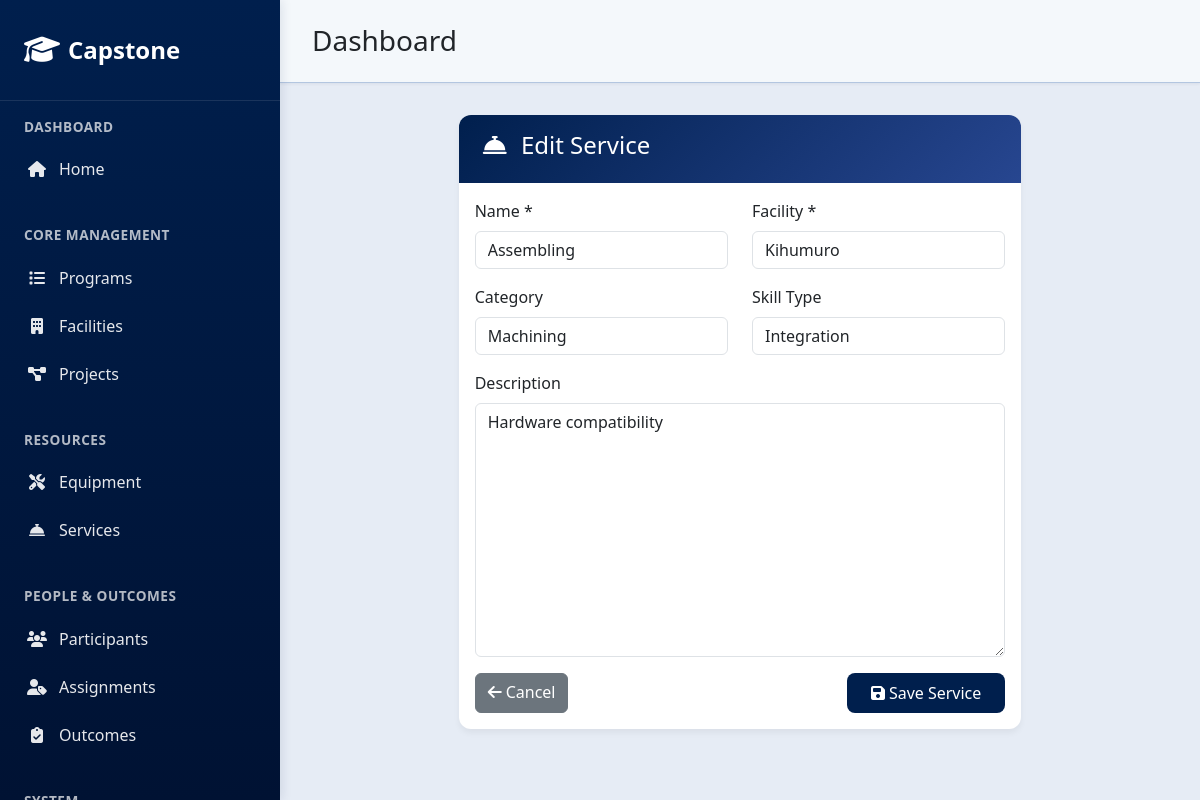
/services/4/update/, run on the app's committed database.
### core/models.py (models this page shows, shortened)
class Service(models.Model):
    service_id = models.CharField(max_length=10, unique=True, blank=True, null=True)
    facility = models.ForeignKey('Facility', on_delete=models.PROTECT, related_name='services', null=True, blank=True)
    name = models.CharField(max_length=200)
    description = models.TextField(blank=True, null=True)
    category = models.CharField(max_length=100, choices=(
        ('Machining', 'Machining'),
        ('Testing', 'Testing'),
        ('Training', 'Training'),
    ), blank=True, null=True)
    skill_type = models.CharField(max_length=100, choices=(
        ('Hardware', 'Hardware'),
        ('Software', 'Software'),
        ('Integration', 'Integration'),
    ), blank=True, null=True)

### core/interfaces/controllers/service_views.py (the view)
# urls.py: path('services/<int:pk>/update/', service_views.ServiceUpdateView.as_view(), name='service_update'),
class ServiceUpdateView(UpdateView):
    model = Service
    form_class = ServiceForm
    template_name = "core/service_form.html"
    success_url = reverse_lazy("service_list")

### core/forms.py
class ServiceForm(forms.ModelForm):
    class Meta:
        model = Service
        fields = ["facility", "name", "description", "category", "skill_type"]
    def __init__(self, *args, **kwargs):
        super().__init__(*args, **kwargs)
        self.fields['facility'].empty_label = "Select a facility"
        self.fields['facility'].queryset = Facility.objects.all().order_by('name')

### core/models.py (called while the page is built)
    def __str__(self):
        return self.name

### core/templates/core/service_form.html (shortened to what this page needs)
{% extends 'core/base.html' %}
{% block content %}
<div class="row justify-content-center">
  <div class="col-md-8">
    <div class="card">
      <div class="card-header">
        <h4>
          <i class="fas fa-concierge-bell me-2"></i>
          {% if object %}Edit Service{% else %}Add New Service{% endif %}
        </h4>
      </div>
      <div class="card-body">
        <form method="post">
          <div class="row">
            <div class="col-md-6 mb-3">
              <label for="{{ form.name.id_for_label }}" class="form-label">Name *</label>
              {{ form.name }}
            </div>
            <div class="col-md-6 mb-3">
              <label for="{{ form.facility.id_for_label }}" class="form-label">Facility *</label>
              {{ form.facility }}
            </div>
          </div>
          <div class="row">
            <div class="col-md-6 mb-3">
              <label for="{{ form.category.id_for_label }}" class="form-label">Category</label>
              {{ form.category }}
            </div>
            <div class="col-md-6 mb-3">
              <label for="{{ form.skill_type.id_for_label }}" class="form-label">Skill Type</label>
              {{ form.skill_type }}
            </div>
          </div>
          <div class="mb-3">
            <label for="{{ form.description.id_for_label }}" class="form-label">Description</label>
            {{ form.description }}
          </div>
          <div class="d-flex justify-content-between">
            <a href="{% url 'service_list' %}" class="btn btn-secondary">
              <i class="fas fa-arrow-left me-1"></i>Cancel
            </a>
            <button type="submit" class="btn btn-primary">
              <i class="fas fa-save me-1"></i>Save Service
            </button>
          </div>
        </form>
      </div>
    </div>
  </div>
</div>
{% endblock %}

### core/templates/core/base.html (style rules this page uses)
:root { --primary-blue: #001f4d; --light-blue: #274690; --dark-blue: #001233; --blue-hover: #003366; }
.card { border: none; border-radius: 12px; box-shadow: 0 4px 6px rgba(0, 0, 0, 0.05); transition: all 0.3s ease; background: white; }
.card-header { background: linear-gradient(135deg, var(--primary-blue), var(--light-blue)); color: #fff; border-radius: 12px 12px 0 0 !important; padding: 1rem 1.5rem; border: none; }
.btn-primary { background: var(--primary-blue); border: none; border-radius: 8px; padding: 0.5rem 1.5rem; transition: all 0.3s ease; color: #fff; }

### data on the page
Service: name "Assembling", facility "Kihumuro", category "Machining", skill_type "Integration", description "Hardware compatibility"
